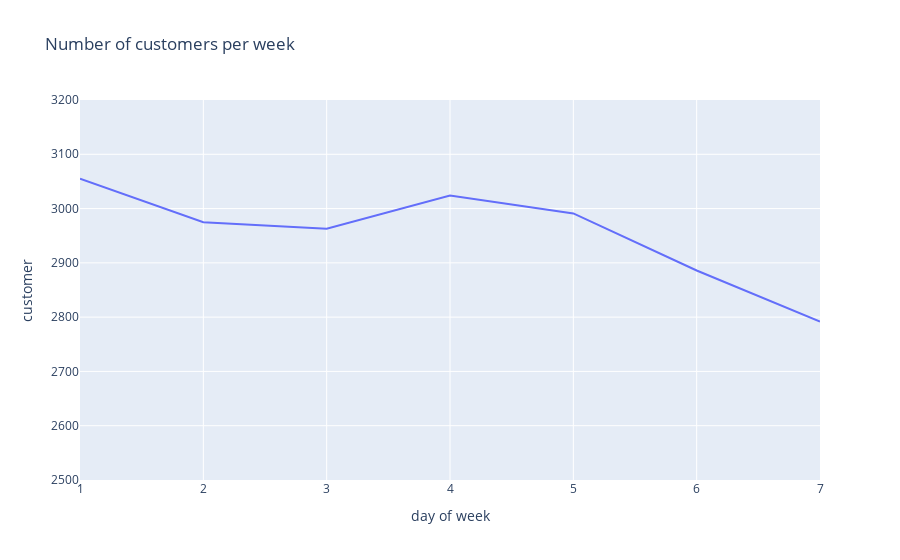

The notebook cell saved with this chart:
### Code cell
nr_customer_pw = transactions.groupby("day of week").agg({"customer":"nunique"})
fig = px.line(nr_customer_pw, x = nr_customer_pw.index, y="customer", title="Number of customers per week")
fig.update_yaxes(range=(2500, 3200))
fig.show()

### Figure 1 — Plotly figure (JSON) as saved in the notebook; plotly's stock layout.template omitted (floating-point values rounded to 4 significant figures)
{"data": [{"hovertemplate": "day of week=%{x}<br>customer=%{y}<extra></extra>", "legendgroup": "", "line": {"color": "#636efa", "dash": "solid"}, "mode": "lines", "name": "", "orientation": "v", "showlegend": false, "type": "scatter", "x": [1, 2, 3, 4, 5, 6, 7], "xaxis": "x", "y": [3055, 2975, 2963, 3024, 2991, 2886, 2792], "yaxis": "y"}], "layout": {"legend": {"tracegroupgap": 0}, "title": {"text": "Number of customers per week"}, "xaxis": {"anchor": "y", "domain": [0, 1], "title": {"text": "day of week"}}, "yaxis": {"anchor": "x", "domain": [0, 1], "range": [2500, 3200], "title": {"text": "customer"}}}}
